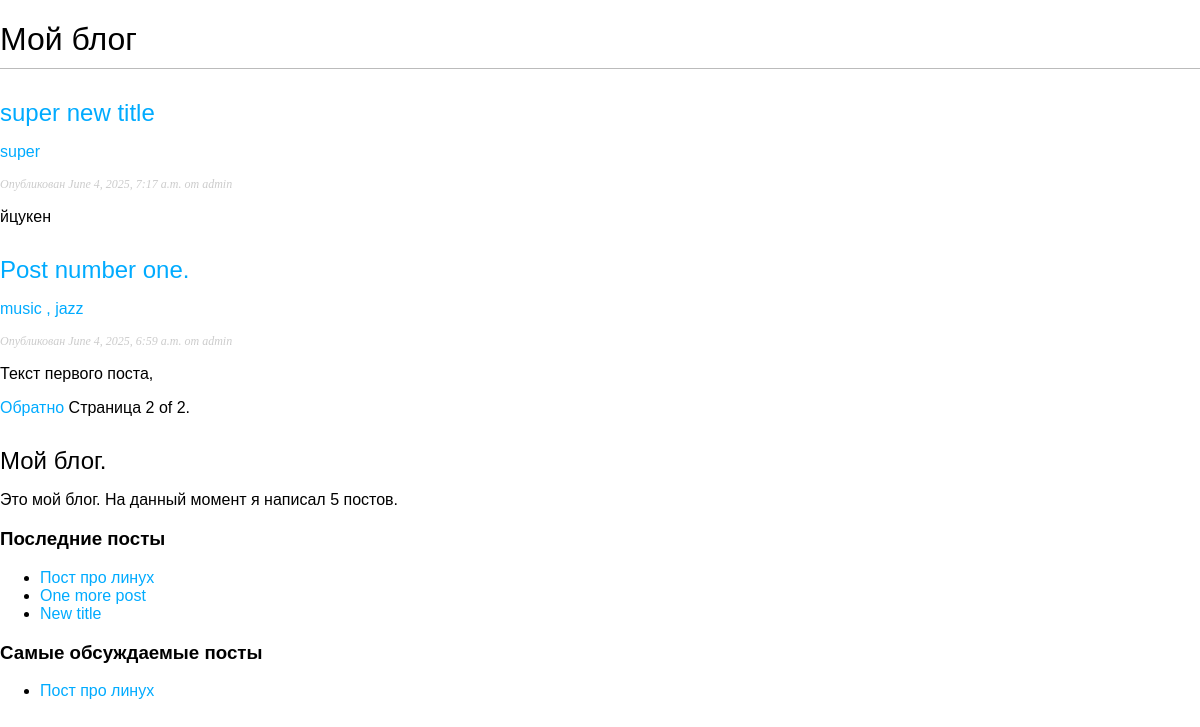
The page /blog/?page=2 on the database as committed earlier.
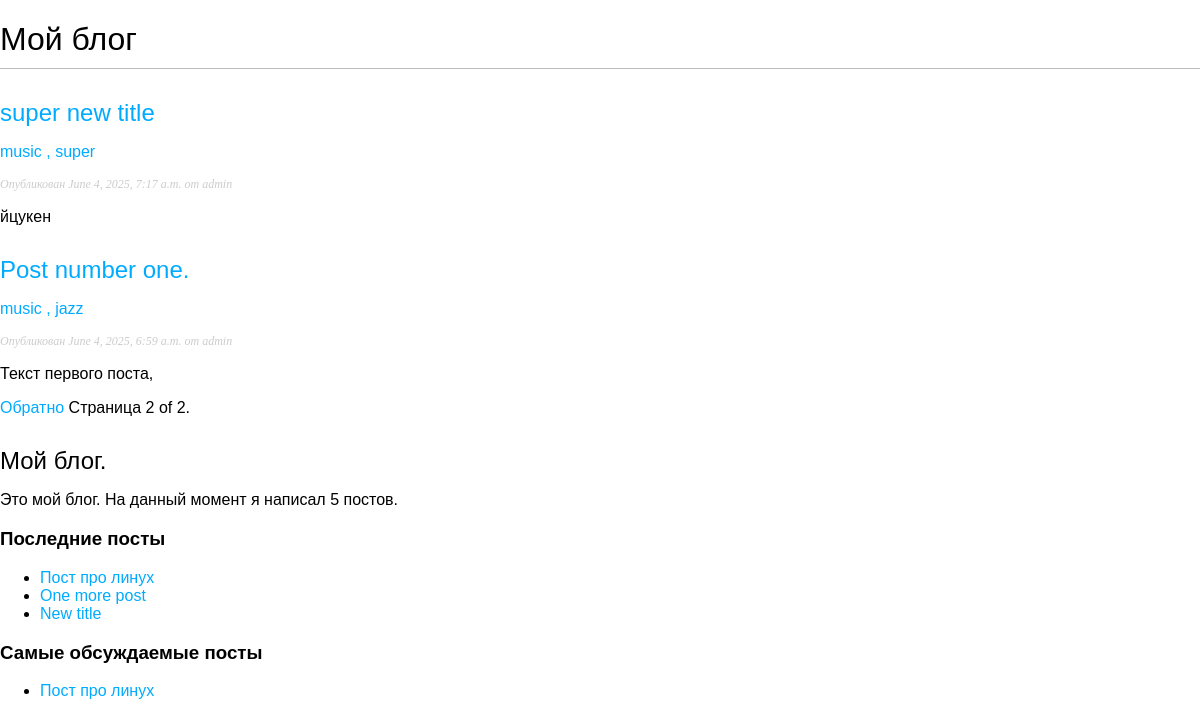
The same page on the database as committed later.
### blog/models.py (models this page shows, shortened)
class Post(models.Model):
    class Status(models.TextChoices):
        DRAFT = "DF", "Черновик"
        PUBLISHED = "PB", "Опубликовано"
    title = models.CharField(max_length=250)
    slug = models.SlugField(
        max_length=250,
        unique_for_date="publish"
    )
    author = models.ForeignKey(
        User,
        on_delete=models.CASCADE,
        related_name="blog_posts",
    )
    body = models.TextField()
    publish = models.DateTimeField(default=timezone.now)
    created = models.DateTimeField(auto_now_add=True)
    update = models.DateTimeField(auto_now=True)
    status = models.CharField(
        max_length=2, choices=Status.choices, default=Status.DRAFT
    )
    objects = models.Manager()
    published = PublishedManager()
    tags = TaggableManager()
    class Meta:
        ordering = ["-publish"]
        indexes = [models.Index(fields=["-publish"])]
    def get_absolute_url(self):
        return reverse("blog:post_detail",
        args=[
            self.publish.year, # pylint: disable=E1101:no-member
            self.publish.month,  # pylint: disable=E1101:no-member
            self.publish.day,  # pylint: disable=E1101:no-member
            self.slug,
        ])

### blog/views.py (the view)
# urls.py: path("", post_list, name="post_list"),
def post_list(request, tag_slug=None):
    post_list_total = Post.published.all()
    tag = None
    if tag_slug:
        tag = get_object_or_404(Tag, slug=tag_slug)
        post_list_total = post_list_total.filter(tags=tag)
    paginator = Paginator(post_list_total, 3)
    page_number = request.GET.get("page", 1)
    try:
        posts = paginator.page(page_number)
    except PageNotAnInteger:
        posts = paginator.page(1)
    except EmptyPage:
        posts = paginator.page(paginator.num_pages)
    return render(request, "blog/post/list.html", {"posts": posts, "tag": tag})

### blog/models.py (called while the page is built)
    def get_queryset(self):
        return super().get_queryset().filter(status=Post.Status.PUBLISHED)

### blog/templatetags/blog_tags.py (called while the page is built)
@register.simple_tag
def total_posts():
    return Post.published.count()

@register.inclusion_tag("blog/post/latest_posts.html")
def show_latest_posts(count=5):
    latest_posts = Post.published.order_by("-publish")[:count]
    return {"latest_posts": latest_posts}

@register.simple_tag
def get_most_commented_posts(count=5):
    return Post.published.annotate(
        total_comments=Count("comments")
    ).exclude(total_comments=0).order_by("-total_comments")[:count]

@register.filter(name="markdown")
def markdown_format(text):
    return mark_safe(markdown(text))

### templates/blog/post/list.html (shortened to what this page needs)
{% extends 'blog/base.html' %}
{% load blog_tags %}
{% block content %}
    <h1>Мой блог</h1>
    {% for post in posts %}
        <h2>
            <a href="{{ post.get_absolute_url }}">{{ post.title }}</a>
        </h2>
        <p class="tags">
            {% for tag in post.tags.all %}
                <a href="{% url 'blog:post_list_by_tag' tag.slug %}">
                    {{ tag.name }}
                {% if not forloop.last %}
                    ,
                {% endif %}
                </a>
            {% endfor %}
        </p>
        <p class="date">Опубликован {{ post.publish }} от {{ post.author }}</p>
        {{ post.body|markdown|truncatewords_html:30 }}
    {% endfor %}
    {% include "paginator.html" with page=posts %}
{% endblock  %}

### templates/blog/base.html (shortened to what this page needs)
 {% load blog_tags %}
 {% load static %}
<!DOCTYPE html>
<html lang="en">
<head>
    <link rel="stylesheet" href="{% static 'css/blog.css' %}">
</head>
<body>
    <div class="content">
        {% block content %}
        {% endblock  %}
    </div>
    <div class="sidebar">
        <h2>
            Мой блог.
        </h2>
        <p>
            Это мой блог.
            На данный момент я написал {% total_posts %} постов.
        </p>
        <h3>
            Последние посты
        </h3>
        {% show_latest_posts 3 %}
        <h3>
            Самые обсуждаемые посты
        </h3>
        {% get_most_commented_posts as most_commented_posts %}
        <ul>
            {% for post in most_commented_posts %}
                <li>
                    <a href="{{ post.get_absolute_url }}">
                        {{ post.title }}
                    </a>
                </li>
            {% endfor %}
        </ul>
    </div>
</body>
</html>

### templates/paginator.html (shortened to what this page needs)
<div class="paginator">
    <span class="step-links">
        {% if page.has_previous %}
            <a href="?page={{ page.previous_page_number }}">Обратно</a>
        {% endif %}
        <span class="current">
            Страница {{ page.number }} of {{ page.paginator.num_pages }}.
        </span>
    </span>
</div>

### templates/blog/post/latest_posts.html
<ul>
    {% for post in latest_posts %}
        <li>
            <a href="{{ post.get_absolute_url }}">{{ post.title }}</a>
        </li>
    {% endfor %}
</ul>

### blog/static/css/blog.css (style rules this page uses)
body { margin: 0; padding: 0; font-family: helvetica, sans-serif; }
a { color: #00abff; text-decoration: none; }
h1 { font-weight: normal; border-bottom: 1px solid #bbb; padding: 0 0 10px 0; }
h2 { font-weight: normal; margin: 30px 0 0; }
p.date { color: #ccc; font-family: georgia, serif; font-size: 12px; font-style: italic; }

Rows that differ between the two databases and show on the page:
changed Post "super new title": gains Tag (name "music")
